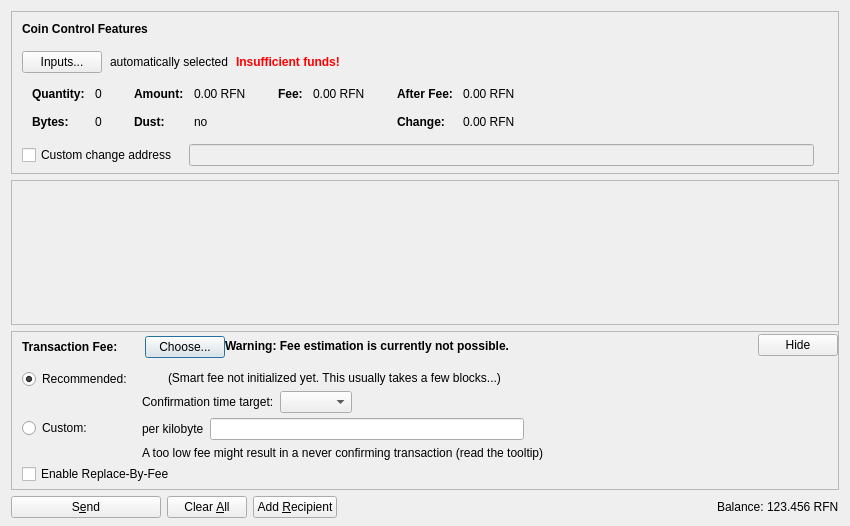
<?xml version="1.0" encoding="UTF-8"?>
<ui version="4.0">
 <class>SendCoinsDialog</class>
 <widget class="QDialog" name="SendCoinsDialog">
  <property name="geometry">
   <rect>
    <x>0</x>
    <y>0</y>
    <width>850</width>
    <height>526</height>
   </rect>
  </property>
  <property name="windowTitle">
   <string>Send Coins</string>
  </property>
  <layout class="QVBoxLayout" name="verticalLayout" stretch="0,1,0,0">
   <property name="bottomMargin">
    <number>8</number>
   </property>
   <item>
    <widget class="QFrame" name="frameCoinControl">
     <property name="sizePolicy">
      <sizepolicy hsizetype="Expanding" vsizetype="Expanding">
       <horstretch>0</horstretch>
       <verstretch>0</verstretch>
      </sizepolicy>
     </property>
     <property name="maximumSize">
      <size>
       <width>16777215</width>
       <height>16777215</height>
      </size>
     </property>
     <property name="frameShape">
      <enum>QFrame::StyledPanel</enum>
     </property>
     <property name="frameShadow">
      <enum>QFrame::Sunken</enum>
     </property>
     <layout class="QVBoxLayout" name="verticalLayoutCoinControl2">
      <property name="spacing">
       <number>0</number>
      </property>
      <property name="leftMargin">
       <number>0</number>
      </property>
      <property name="topMargin">
       <number>0</number>
      </property>
      <property name="rightMargin">
       <number>0</number>
      </property>
      <property name="bottomMargin">
       <number>6</number>
      </property>
      <item>
       <layout class="QVBoxLayout" name="verticalLayoutCoinControl" stretch="0,0,0,0,1">
        <property name="spacing">
         <number>0</number>
        </property>
        <property name="leftMargin">
         <number>10</number>
        </property>
        <property name="topMargin">
         <number>10</number>
        </property>
        <item>
         <layout class="QHBoxLayout" name="horizontalLayoutCoinControl1">
          <property name="bottomMargin">
           <number>15</number>
          </property>
          <item>
           <widget class="QLabel" name="labelCoinControlFeatures">
            <property name="sizePolicy">
             <sizepolicy hsizetype="Preferred" vsizetype="Maximum">
              <horstretch>0</horstretch>
              <verstretch>0</verstretch>
             </sizepolicy>
            </property>
            <property name="font">
             <font>
              <weight>75</weight>
              <bold>true</bold>
             </font>
            </property>
            <property name="styleSheet">
             <string notr="true">font-weight:bold;</string>
            </property>
            <property name="text">
             <string>Coin Control Features</string>
            </property>
           </widget>
          </item>
         </layout>
        </item>
        <item>
         <layout class="QHBoxLayout" name="horizontalLayoutCoinControl2" stretch="0,0,0,0">
          <property name="spacing">
           <number>8</number>
          </property>
          <property name="bottomMargin">
           <number>10</number>
          </property>
          <item>
           <widget class="QPushButton" name="pushButtonCoinControl">
            <property name="styleSheet">
             <string notr="true"/>
            </property>
            <property name="text">
             <string>Inputs...</string>
            </property>
            <property name="autoDefault">
             <bool>false</bool>
            </property>
           </widget>
          </item>
          <item>
           <widget class="QLabel" name="labelCoinControlAutomaticallySelected">
            <property name="text">
             <string>automatically selected</string>
            </property>
            <property name="margin">
             <number>5</number>
            </property>
           </widget>
          </item>
          <item>
           <widget class="QLabel" name="labelCoinControlInsuffFunds">
            <property name="font">
             <font>
              <weight>75</weight>
              <bold>true</bold>
             </font>
            </property>
            <property name="styleSheet">
             <string notr="true">color:red;font-weight:bold;</string>
            </property>
            <property name="text">
             <string>Insufficient funds!</string>
            </property>
            <property name="margin">
             <number>5</number>
            </property>
           </widget>
          </item>
          <item>
           <spacer name="horizontalSpacerCoinControl">
            <property name="orientation">
             <enum>Qt::Horizontal</enum>
            </property>
            <property name="sizeHint" stdset="0">
             <size>
              <width>40</width>
              <height>1</height>
             </size>
            </property>
           </spacer>
          </item>
         </layout>
        </item>
        <item>
         <widget class="QWidget" name="widgetCoinControl" native="true">
          <property name="sizePolicy">
           <sizepolicy hsizetype="Preferred" vsizetype="Preferred">
            <horstretch>0</horstretch>
            <verstretch>0</verstretch>
           </sizepolicy>
          </property>
          <property name="minimumSize">
           <size>
            <width>0</width>
            <height>0</height>
           </size>
          </property>
          <property name="styleSheet">
           <string notr="true"/>
          </property>
          <layout class="QHBoxLayout" name="horizontalLayoutCoinControl5">
           <property name="leftMargin">
            <number>0</number>
           </property>
           <property name="topMargin">
            <number>0</number>
           </property>
           <property name="rightMargin">
            <number>0</number>
           </property>
           <property name="bottomMargin">
            <number>0</number>
           </property>
           <item>
            <layout class="QHBoxLayout" name="horizontalLayoutCoinControl3" stretch="0,0,0,1">
             <property name="spacing">
              <number>20</number>
             </property>
             <property name="topMargin">
              <number>0</number>
             </property>
             <property name="bottomMargin">
              <number>10</number>
             </property>
             <item>
              <layout class="QFormLayout" name="formLayoutCoinControl1">
               <property name="horizontalSpacing">
                <number>10</number>
               </property>
               <property name="verticalSpacing">
                <number>14</number>
               </property>
               <property name="leftMargin">
                <number>10</number>
               </property>
               <property name="topMargin">
                <number>4</number>
               </property>
               <property name="rightMargin">
                <number>6</number>
               </property>
               <item row="0" column="0">
                <widget class="QLabel" name="labelCoinControlQuantityText">
                 <property name="font">
                  <font>
                   <weight>75</weight>
                   <bold>true</bold>
                  </font>
                 </property>
                 <property name="text">
                  <string>Quantity:</string>
                 </property>
                 <property name="margin">
                  <number>0</number>
                 </property>
                </widget>
               </item>
               <item row="0" column="1">
                <widget class="QLabel" name="labelCoinControlQuantity">
                 <property name="cursor">
                  <cursorShape>IBeamCursor</cursorShape>
                 </property>
                 <property name="contextMenuPolicy">
                  <enum>Qt::ActionsContextMenu</enum>
                 </property>
                 <property name="text">
                  <string notr="true">0</string>
                 </property>
                 <property name="margin">
                  <number>0</number>
                 </property>
                 <property name="textInteractionFlags">
                  <set>Qt::LinksAccessibleByMouse|Qt::TextSelectableByKeyboard|Qt::TextSelectableByMouse</set>
                 </property>
                </widget>
               </item>
               <item row="1" column="0">
                <widget class="QLabel" name="labelCoinControlBytesText">
                 <property name="font">
                  <font>
                   <weight>75</weight>
                   <bold>true</bold>
                  </font>
                 </property>
                 <property name="text">
                  <string>Bytes:</string>
                 </property>
                </widget>
               </item>
               <item row="1" column="1">
                <widget class="QLabel" name="labelCoinControlBytes">
                 <property name="cursor">
                  <cursorShape>IBeamCursor</cursorShape>
                 </property>
                 <property name="contextMenuPolicy">
                  <enum>Qt::ActionsContextMenu</enum>
                 </property>
                 <property name="text">
                  <string notr="true">0</string>
                 </property>
                 <property name="textInteractionFlags">
                  <set>Qt::LinksAccessibleByMouse|Qt::TextSelectableByKeyboard|Qt::TextSelectableByMouse</set>
                 </property>
                </widget>
               </item>
              </layout>
             </item>
             <item>
              <layout class="QFormLayout" name="formLayoutCoinControl2">
               <property name="horizontalSpacing">
                <number>10</number>
               </property>
               <property name="verticalSpacing">
                <number>14</number>
               </property>
               <property name="leftMargin">
                <number>6</number>
               </property>
               <property name="topMargin">
                <number>4</number>
               </property>
               <property name="rightMargin">
                <number>6</number>
               </property>
               <item row="0" column="0">
                <widget class="QLabel" name="labelCoinControlAmountText">
                 <property name="font">
                  <font>
                   <weight>75</weight>
                   <bold>true</bold>
                  </font>
                 </property>
                 <property name="text">
                  <string>Amount:</string>
                 </property>
                 <property name="margin">
                  <number>0</number>
                 </property>
                </widget>
               </item>
               <item row="0" column="1">
                <widget class="QLabel" name="labelCoinControlAmount">
                 <property name="cursor">
                  <cursorShape>IBeamCursor</cursorShape>
                 </property>
                 <property name="contextMenuPolicy">
                  <enum>Qt::ActionsContextMenu</enum>
                 </property>
                 <property name="text">
                  <string notr="true">0.00 RFN</string>
                 </property>
                 <property name="textInteractionFlags">
                  <set>Qt::LinksAccessibleByMouse|Qt::TextSelectableByKeyboard|Qt::TextSelectableByMouse</set>
                 </property>
                </widget>
               </item>
               <item row="1" column="0">
                <widget class="QLabel" name="labelCoinControlLowOutputText">
                 <property name="font">
                  <font>
                   <weight>75</weight>
                   <bold>true</bold>
                  </font>
                 </property>
                 <property name="text">
                  <string>Dust:</string>
                 </property>
                </widget>
               </item>
               <item row="1" column="1">
                <widget class="QLabel" name="labelCoinControlLowOutput">
                 <property name="cursor">
                  <cursorShape>IBeamCursor</cursorShape>
                 </property>
                 <property name="contextMenuPolicy">
                  <enum>Qt::ActionsContextMenu</enum>
                 </property>
                 <property name="text">
                  <string notr="true">no</string>
                 </property>
                 <property name="textInteractionFlags">
                  <set>Qt::LinksAccessibleByMouse|Qt::TextSelectableByKeyboard|Qt::TextSelectableByMouse</set>
                 </property>
                </widget>
               </item>
              </layout>
             </item>
             <item>
              <layout class="QFormLayout" name="formLayoutCoinControl3">
               <property name="horizontalSpacing">
                <number>10</number>
               </property>
               <property name="verticalSpacing">
                <number>14</number>
               </property>
               <property name="leftMargin">
                <number>6</number>
               </property>
               <property name="topMargin">
                <number>4</number>
               </property>
               <property name="rightMargin">
                <number>6</number>
               </property>
               <item row="0" column="0">
                <widget class="QLabel" name="labelCoinControlFeeText">
                 <property name="font">
                  <font>
                   <weight>75</weight>
                   <bold>true</bold>
                  </font>
                 </property>
                 <property name="text">
                  <string>Fee:</string>
                 </property>
                 <property name="margin">
                  <number>0</number>
                 </property>
                </widget>
               </item>
               <item row="0" column="1">
                <widget class="QLabel" name="labelCoinControlFee">
                 <property name="cursor">
                  <cursorShape>IBeamCursor</cursorShape>
                 </property>
                 <property name="contextMenuPolicy">
                  <enum>Qt::ActionsContextMenu</enum>
                 </property>
                 <property name="text">
                  <string notr="true">0.00 RFN</string>
                 </property>
                 <property name="textInteractionFlags">
                  <set>Qt::LinksAccessibleByMouse|Qt::TextSelectableByKeyboard|Qt::TextSelectableByMouse</set>
                 </property>
                </widget>
               </item>
              </layout>
             </item>
             <item>
              <layout class="QFormLayout" name="formLayoutCoinControl4">
               <property name="horizontalSpacing">
                <number>10</number>
               </property>
               <property name="verticalSpacing">
                <number>14</number>
               </property>
               <property name="leftMargin">
                <number>6</number>
               </property>
               <property name="topMargin">
                <number>4</number>
               </property>
               <property name="rightMargin">
                <number>6</number>
               </property>
               <item row="0" column="0">
                <widget class="QLabel" name="labelCoinControlAfterFeeText">
                 <property name="font">
                  <font>
                   <weight>75</weight>
                   <bold>true</bold>
                  </font>
                 </property>
                 <property name="text">
                  <string>After Fee:</string>
                 </property>
                 <property name="margin">
                  <number>0</number>
                 </property>
                </widget>
               </item>
               <item row="0" column="1">
                <widget class="QLabel" name="labelCoinControlAfterFee">
                 <property name="cursor">
                  <cursorShape>IBeamCursor</cursorShape>
                 </property>
                 <property name="contextMenuPolicy">
                  <enum>Qt::ActionsContextMenu</enum>
                 </property>
                 <property name="text">
                  <string notr="true">0.00 RFN</string>
                 </property>
                 <property name="textInteractionFlags">
                  <set>Qt::LinksAccessibleByMouse|Qt::TextSelectableByKeyboard|Qt::TextSelectableByMouse</set>
                 </property>
                </widget>
               </item>
               <item row="1" column="0">
                <widget class="QLabel" name="labelCoinControlChangeText">
                 <property name="font">
                  <font>
                   <weight>75</weight>
                   <bold>true</bold>
                  </font>
                 </property>
                 <property name="text">
                  <string>Change:</string>
                 </property>
                </widget>
               </item>
               <item row="1" column="1">
                <widget class="QLabel" name="labelCoinControlChange">
                 <property name="cursor">
                  <cursorShape>IBeamCursor</cursorShape>
                 </property>
                 <property name="contextMenuPolicy">
                  <enum>Qt::ActionsContextMenu</enum>
                 </property>
                 <property name="text">
                  <string notr="true">0.00 RFN</string>
                 </property>
                 <property name="textInteractionFlags">
                  <set>Qt::LinksAccessibleByMouse|Qt::TextSelectableByKeyboard|Qt::TextSelectableByMouse</set>
                 </property>
                </widget>
               </item>
              </layout>
             </item>
            </layout>
           </item>
          </layout>
         </widget>
        </item>
        <item>
         <layout class="QHBoxLayout" name="horizontalLayoutCoinControl4" stretch="0,0,0">
          <property name="spacing">
           <number>12</number>
          </property>
          <property name="sizeConstraint">
           <enum>QLayout::SetDefaultConstraint</enum>
          </property>
          <property name="topMargin">
           <number>5</number>
          </property>
          <property name="rightMargin">
           <number>5</number>
          </property>
          <item>
           <widget class="QCheckBox" name="checkBoxCoinControlChange">
            <property name="toolTip">
             <string>If this is activated, but the change address is empty or invalid, change will be sent to a newly generated address.</string>
            </property>
            <property name="text">
             <string>Custom change address</string>
            </property>
           </widget>
          </item>
          <item>
           <widget class="QValidatedLineEdit" name="lineEditCoinControlChange">
            <property name="enabled">
             <bool>false</bool>
            </property>
            <property name="sizePolicy">
             <sizepolicy hsizetype="Expanding" vsizetype="Fixed">
              <horstretch>0</horstretch>
              <verstretch>0</verstretch>
             </sizepolicy>
            </property>
           </widget>
          </item>
          <item>
           <widget class="QLabel" name="labelCoinControlChangeLabel">
            <property name="sizePolicy">
             <sizepolicy hsizetype="Preferred" vsizetype="Expanding">
              <horstretch>0</horstretch>
              <verstretch>0</verstretch>
             </sizepolicy>
            </property>
            <property name="minimumSize">
             <size>
              <width>0</width>
              <height>0</height>
             </size>
            </property>
            <property name="text">
             <string/>
            </property>
            <property name="margin">
             <number>3</number>
            </property>
           </widget>
          </item>
         </layout>
        </item>
        <item>
         <spacer name="verticalSpacerCoinControl">
          <property name="orientation">
           <enum>Qt::Vertical</enum>
          </property>
          <property name="sizeHint" stdset="0">
           <size>
            <width>800</width>
            <height>1</height>
           </size>
          </property>
         </spacer>
        </item>
       </layout>
      </item>
     </layout>
    </widget>
   </item>
   <item>
    <widget class="QScrollArea" name="scrollArea">
     <property name="widgetResizable">
      <bool>true</bool>
     </property>
     <widget class="QWidget" name="scrollAreaWidgetContents">
      <property name="geometry">
       <rect>
        <x>0</x>
        <y>0</y>
        <width>830</width>
        <height>104</height>
       </rect>
      </property>
      <layout class="QVBoxLayout" name="verticalLayout_2" stretch="0,1">
       <property name="leftMargin">
        <number>0</number>
       </property>
       <property name="topMargin">
        <number>0</number>
       </property>
       <property name="rightMargin">
        <number>0</number>
       </property>
       <property name="bottomMargin">
        <number>0</number>
       </property>
       <item>
        <layout class="QVBoxLayout" name="entries">
         <property name="spacing">
          <number>6</number>
         </property>
        </layout>
       </item>
       <item>
        <spacer name="verticalSpacer">
         <property name="orientation">
          <enum>Qt::Vertical</enum>
         </property>
         <property name="sizeHint" stdset="0">
          <size>
           <width>20</width>
           <height>40</height>
          </size>
         </property>
        </spacer>
       </item>
      </layout>
     </widget>
    </widget>
   </item>
   <item>
    <widget class="QFrame" name="frameFee">
     <property name="sizePolicy">
      <sizepolicy hsizetype="Expanding" vsizetype="Expanding">
       <horstretch>0</horstretch>
       <verstretch>0</verstretch>
      </sizepolicy>
     </property>
     <property name="maximumSize">
      <size>
       <width>16777215</width>
       <height>16777215</height>
      </size>
     </property>
     <property name="frameShape">
      <enum>QFrame::StyledPanel</enum>
     </property>
     <property name="frameShadow">
      <enum>QFrame::Sunken</enum>
     </property>
     <layout class="QVBoxLayout" name="verticalLayoutFee1">
      <property name="spacing">
       <number>0</number>
      </property>
      <property name="leftMargin">
       <number>0</number>
      </property>
      <property name="topMargin">
       <number>0</number>
      </property>
      <property name="rightMargin">
       <number>0</number>
      </property>
      <property name="bottomMargin">
       <number>0</number>
      </property>
      <item>
       <layout class="QVBoxLayout" name="verticalLayoutFee2" stretch="0,0,0">
        <property name="spacing">
         <number>0</number>
        </property>
        <property name="leftMargin">
         <number>10</number>
        </property>
        <property name="topMargin">
         <number>0</number>
        </property>
        <item>
         <layout class="QHBoxLayout" name="horizontalLayoutFee1">
          <property name="bottomMargin">
           <number>0</number>
          </property>
          <item>
           <layout class="QVBoxLayout" name="verticalLayoutFee7">
            <property name="spacing">
             <number>0</number>
            </property>
            <item>
             <spacer name="verticalSpacerSmartFee">
              <property name="orientation">
               <enum>Qt::Vertical</enum>
              </property>
              <property name="sizeType">
               <enum>QSizePolicy::Fixed</enum>
              </property>
              <property name="sizeHint" stdset="0">
               <size>
                <width>1</width>
                <height>4</height>
               </size>
              </property>
             </spacer>
            </item>
            <item>
             <layout class="QHBoxLayout" name="horizontalLayoutSmartFee">
              <property name="spacing">
               <number>10</number>
              </property>
              <item>
               <widget class="QLabel" name="labelFeeHeadline">
                <property name="sizePolicy">
                 <sizepolicy hsizetype="Preferred" vsizetype="Maximum">
                  <horstretch>0</horstretch>
                  <verstretch>0</verstretch>
                 </sizepolicy>
                </property>
                <property name="font">
                 <font>
                  <weight>75</weight>
                  <bold>true</bold>
                 </font>
                </property>
                <property name="styleSheet">
                 <string notr="true">font-weight:bold;</string>
                </property>
                <property name="text">
                 <string>Transaction Fee:</string>
                </property>
               </widget>
              </item>
              <item>
               <widget class="QLabel" name="labelFeeMinimized">
                <property name="text">
                 <string/>
                </property>
               </widget>
              </item>
              <item>
               <widget class="QPushButton" name="buttonChooseFee">
                <property name="text">
                 <string>Choose...</string>
                </property>
               </widget>
              </item>
             </layout>
            </item>
            <item>
             <spacer name="verticalSpacer_5">
              <property name="orientation">
               <enum>Qt::Vertical</enum>
              </property>
              <property name="sizeHint" stdset="0">
               <size>
                <width>1</width>
                <height>1</height>
               </size>
              </property>
             </spacer>
            </item>
           </layout>
          </item>
          <item>
           <widget class="QLabel" name="fallbackFeeWarningLabel">
            <property name="toolTip">
             <string>Using the fallbackfee can result in sending a transaction that will take several hours or days (or never) to confirm. Consider choosing your fee manually or wait until you have validated the complete chain.</string>
            </property>
            <property name="font">
            <font>
                <weight>75</weight>
                <bold>true</bold>
            </font>
            </property>
            <property name="text">
             <string>Warning: Fee estimation is currently not possible.</string>
            </property>
            <property name="wordWrap">
             <bool>false</bool>
            </property>
           </widget>
          </item>
          <item>
           <spacer name="horizontalSpacer_4">
            <property name="orientation">
             <enum>Qt::Horizontal</enum>
            </property>
            <property name="sizeType">
             <enum>QSizePolicy::MinimumExpanding</enum>
            </property>
            <property name="sizeHint" stdset="0">
             <size>
              <width>40</width>
              <height>20</height>
             </size>
            </property>
           </spacer>
          </item>
          <item>
           <widget class="QPushButton" name="buttonMinimizeFee">
            <property name="toolTip">
             <string>collapse fee-settings</string>
            </property>
            <property name="text">
             <string>Hide</string>
            </property>
           </widget>
          </item>
         </layout>
        </item>
        <item>
         <widget class="QFrame" name="frameFeeSelection">
          <layout class="QVBoxLayout" name="verticalLayoutFee12">
           <property name="spacing">
            <number>0</number>
           </property>
           <property name="leftMargin">
            <number>0</number>
           </property>
           <property name="topMargin">
            <number>0</number>
           </property>
           <property name="rightMargin">
            <number>0</number>
           </property>
           <property name="bottomMargin">
            <number>0</number>
           </property>
           <item>
            <layout class="QGridLayout" name="gridLayoutFee">
             <property name="topMargin">
              <number>10</number>
             </property>
             <property name="bottomMargin">
              <number>4</number>
             </property>
             <property name="horizontalSpacing">
              <number>10</number>
             </property>
             <property name="verticalSpacing">
              <number>4</number>
             </property>
             <item row="1" column="1">
              <layout class="QVBoxLayout" name="verticalLayoutFee8">
               <property name="spacing">
                <number>6</number>
               </property>
               <item>
                <layout class="QHBoxLayout" name="horizontalLayoutFee13">
                 <item>
                  <widget class="QLabel" name="labelCustomPerKilobyte">
                   <property name="toolTip">
                    <string>Specify a custom fee per kB (1,000 bytes) of the transaction's virtual size.

Note:  Since the fee is calculated on a per-byte basis, a fee of "100 satoshis per kB" for a transaction size of 500 bytes (half of 1 kB) would ultimately yield a fee of only 50 satoshis.</string>
                   </property>
                   <property name="text">
                    <string>per kilobyte</string>
                   </property>
                  </widget>
                 </item>
                 <item>
                  <widget class="RefnetAmountField" name="customFee"/>
                 </item>
                 <item>
                  <spacer name="horizontalSpacer_6">
                   <property name="orientation">
                    <enum>Qt::Horizontal</enum>
                   </property>
                   <property name="sizeHint" stdset="0">
                    <size>
                     <width>1</width>
                     <height>1</height>
                    </size>
                   </property>
                  </spacer>
                 </item>
                </layout>
               </item>
               <item>
                <layout class="QHBoxLayout" name="horizontalLayoutFee8">
                 <item>
                  <widget class="QLabel" name="labelCustomFeeWarning">
                   <property name="enabled">
                    <bool>true</bool>
                   </property>
                   <property name="toolTip">
                    <string>When there is less transaction volume than space in the blocks, miners as well as relaying nodes may enforce a minimum fee. Paying only this minimum fee is just fine, but be aware that this can result in a never confirming transaction once there is more demand for refnet transactions than the network can process.</string>
                   </property>
                   <property name="text">
                    <string>A too low fee might result in a never confirming transaction (read the tooltip)</string>
                   </property>
                  </widget>
                 </item>
                 <item>
                  <spacer name="horizontalSpacer_2">
                   <property name="orientation">
                    <enum>Qt::Horizontal</enum>
                   </property>
                   <property name="sizeHint" stdset="0">
                    <size>
                     <width>1</width>
                     <height>1</height>
                    </size>
                   </property>
                  </spacer>
                 </item>
                </layout>
               </item>
              </layout>
             </item>
             <item row="0" column="0">
              <layout class="QVBoxLayout" name="verticalLayoutFee4" stretch="0,1">
               <item>
                <widget class="QRadioButton" name="radioSmartFee">
                 <property name="text">
                  <string>Recommended:</string>
                 </property>
                 <property name="checked">
                  <bool>true</bool>
                 </property>
                 <attribute name="buttonGroup">
                  <string notr="true">groupFee</string>
                 </attribute>
                </widget>
               </item>
               <item>
                <spacer name="verticalSpacer_2">
                 <property name="orientation">
                  <enum>Qt::Vertical</enum>
                 </property>
                 <property name="sizeHint" stdset="0">
                  <size>
                   <width>1</width>
                   <height>1</height>
                  </size>
                 </property>
                </spacer>
               </item>
              </layout>
             </item>
             <item row="1" column="0">
              <layout class="QVBoxLayout" name="verticalLayoutFee9" stretch="0,1">
               <item>
                <widget class="QRadioButton" name="radioCustomFee">
                 <property name="text">
                  <string>Custom:</string>
                 </property>
                 <attribute name="buttonGroup">
                  <string notr="true">groupFee</string>
                 </attribute>
                </widget>
               </item>
               <item>
                <spacer name="verticalSpacer_6">
                 <property name="orientation">
                  <enum>Qt::Vertical</enum>
                 </property>
                 <property name="sizeHint" stdset="0">
                  <size>
                   <width>1</width>
                   <height>1</height>
                  </size>
                 </property>
                </spacer>
               </item>
              </layout>
             </item>
             <item row="0" column="1">
              <layout class="QVBoxLayout" name="verticalLayoutFee3" stretch="0,0,1">
               <property name="spacing">
                <number>6</number>
               </property>
               <property name="topMargin">
                <number>2</number>
               </property>
               <item>
                <layout class="QHBoxLayout" name="horizontalLayoutFee12">
                 <item>
                  <widget class="QLabel" name="labelSmartFee">
                   <property name="text">
                    <string/>
                   </property>
                  </widget>
                 </item>
                 <item>
                  <widget class="QLabel" name="labelFeeEstimation">
                   <property name="text">
                    <string/>
                   </property>
                  </widget>
                 </item>
                 <item>
                  <widget class="QLabel" name="labelSmartFee2">
                   <property name="text">
                    <string>(Smart fee not initialized yet. This usually takes a few blocks...)</string>
                   </property>
                  </widget>
                 </item>
                 <item>
                  <spacer name="horizontalSpacer_5">
                   <property name="orientation">
                    <enum>Qt::Horizontal</enum>
                   </property>
                   <property name="sizeHint" stdset="0">
                    <size>
                     <width>1</width>
                     <height>1</height>
                    </size>
                   </property>
                  </spacer>
                 </item>
                </layout>
               </item>
               <item>
                <layout class="QHBoxLayout" name="horizontalLayoutFee9">
                 <item>
                  <layout class="QVBoxLayout" name="verticalLayoutFee6">
                   <item>
                    <widget class="QLabel" name="labelSmartFee3">
                     <property name="text">
                      <string>Confirmation time target:</string>
                     </property>
                    </widget>
                   </item>
                  </layout>
                 </item>
                 <item>
                  <layout class="QVBoxLayout" name="verticalLayoutFee5">
                   <property name="rightMargin">
                    <number>30</number>
                   </property>
                   <item>
                    <layout class="QHBoxLayout" name="horizontalLayoutConfTarget">
                     <property name="bottomMargin">
                      <number>0</number>
                     </property>
                     <item>
                      <widget class="QComboBox" name="confTargetSelector"/>
                     </item>
                     <item>
                      <spacer name="horizontalSpacerConfTarget">
                       <property name="orientation">
                        <enum>Qt::Horizontal</enum>
                       </property>
                       <property name="sizeHint" stdset="0">
                        <size>
                         <width>40</width>
                         <height>20</height>
                        </size>
                       </property>
                      </spacer>
                     </item>
                    </layout>
                   </item>
                  </layout>
                 </item>
                </layout>
               </item>
               <item>
                <spacer name="verticalSpacer_4">
                 <property name="orientation">
                  <enum>Qt::Vertical</enum>
                 </property>
                 <property name="sizeHint" stdset="0">
                  <size>
                   <width>1</width>
                   <height>1</height>
                  </size>
                 </property>
                </spacer>
               </item>
              </layout>
             </item>
            </layout>
           </item>
           <item>
            <widget class="QCheckBox" name="optInRBF">
             <property name="text">
              <string>Enable Replace-By-Fee</string>
             </property>
             <property name="toolTip">
              <string>With Replace-By-Fee (BIP-125) you can increase a transaction's fee after it is sent. Without this, a higher fee may be recommended to compensate for increased transaction delay risk.</string>
             </property>
            </widget>
           </item>
          </layout>
         </widget>
        </item>
        <item>
         <spacer name="verticalSpacerFee">
          <property name="orientation">
           <enum>Qt::Vertical</enum>
          </property>
          <property name="sizeHint" stdset="0">
           <size>
            <width>40</width>
            <height>5</height>
           </size>
          </property>
         </spacer>
        </item>
       </layout>
      </item>
     </layout>
    </widget>
   </item>
   <item>
    <layout class="QHBoxLayout" name="horizontalLayout">
     <item>
      <widget class="QPushButton" name="sendButton">
       <property name="minimumSize">
        <size>
         <width>150</width>
         <height>0</height>
        </size>
       </property>
       <property name="toolTip">
        <string>Confirm the send action</string>
       </property>
       <property name="text">
        <string>S&amp;end</string>
       </property>
       <property name="icon">
        <iconset resource="../refnet.qrc">
         <normaloff>:/icons/send</normaloff>:/icons/send</iconset>
       </property>
       <property name="autoDefault">
        <bool>false</bool>
       </property>
       <property name="default">
        <bool>false</bool>
       </property>
      </widget>
     </item>
     <item>
      <widget class="QPushButton" name="clearButton">
       <property name="sizePolicy">
        <sizepolicy hsizetype="Minimum" vsizetype="Fixed">
         <horstretch>0</horstretch>
         <verstretch>0</verstretch>
        </sizepolicy>
       </property>
       <property name="toolTip">
        <string>Clear all fields of the form.</string>
       </property>
       <property name="text">
        <string>Clear &amp;All</string>
       </property>
       <property name="icon">
        <iconset resource="../refnet.qrc">
         <normaloff>:/icons/remove</normaloff>:/icons/remove</iconset>
       </property>
       <property name="autoDefault">
        <bool>false</bool>
       </property>
      </widget>
     </item>
     <item>
      <widget class="QPushButton" name="addButton">
       <property name="toolTip">
        <string>Send to multiple recipients at once</string>
       </property>
       <property name="text">
        <string>Add &amp;Recipient</string>
       </property>
       <property name="icon">
        <iconset resource="../refnet.qrc">
         <normaloff>:/icons/add</normaloff>:/icons/add</iconset>
       </property>
       <property name="autoDefault">
        <bool>false</bool>
       </property>
      </widget>
     </item>
     <item>
      <spacer name="horizontalSpacer">
       <property name="orientation">
        <enum>Qt::Horizontal</enum>
       </property>
       <property name="sizeHint" stdset="0">
        <size>
         <width>40</width>
         <height>20</height>
        </size>
       </property>
      </spacer>
     </item>
     <item>
      <layout class="QHBoxLayout" name="horizontalLayout_2">
       <property name="spacing">
        <number>3</number>
       </property>
       <item>
        <widget class="QLabel" name="label">
         <property name="sizePolicy">
          <sizepolicy hsizetype="Preferred" vsizetype="Fixed">
           <horstretch>0</horstretch>
           <verstretch>0</verstretch>
          </sizepolicy>
         </property>
         <property name="text">
          <string>Balance:</string>
         </property>
        </widget>
       </item>
       <item>
        <widget class="QLabel" name="labelBalance">
         <property name="sizePolicy">
          <sizepolicy hsizetype="Preferred" vsizetype="Fixed">
           <horstretch>0</horstretch>
           <verstretch>0</verstretch>
          </sizepolicy>
         </property>
         <property name="cursor">
          <cursorShape>IBeamCursor</cursorShape>
         </property>
         <property name="text">
          <string notr="true">123.456 RFN</string>
         </property>
         <property name="textInteractionFlags">
          <set>Qt::LinksAccessibleByMouse|Qt::TextSelectableByKeyboard|Qt::TextSelectableByMouse</set>
         </property>
        </widget>
       </item>
      </layout>
     </item>
    </layout>
   </item>
  </layout>
 </widget>
 <customwidgets>
  <customwidget>
   <class>QValidatedLineEdit</class>
   <extends>QLineEdit</extends>
   <header>qt/qvalidatedlineedit.h</header>
  </customwidget>
  <customwidget>
   <class>RefnetAmountField</class>
   <extends>QLineEdit</extends>
   <header>qt/refnetamountfield.h</header>
   <container>1</container>
  </customwidget>
 </customwidgets>
 <resources>
  <include location="../refnet.qrc"/>
 </resources>
 <connections/>
 <buttongroups>
  <buttongroup name="groupFee"/>
 </buttongroups>
</ui>
